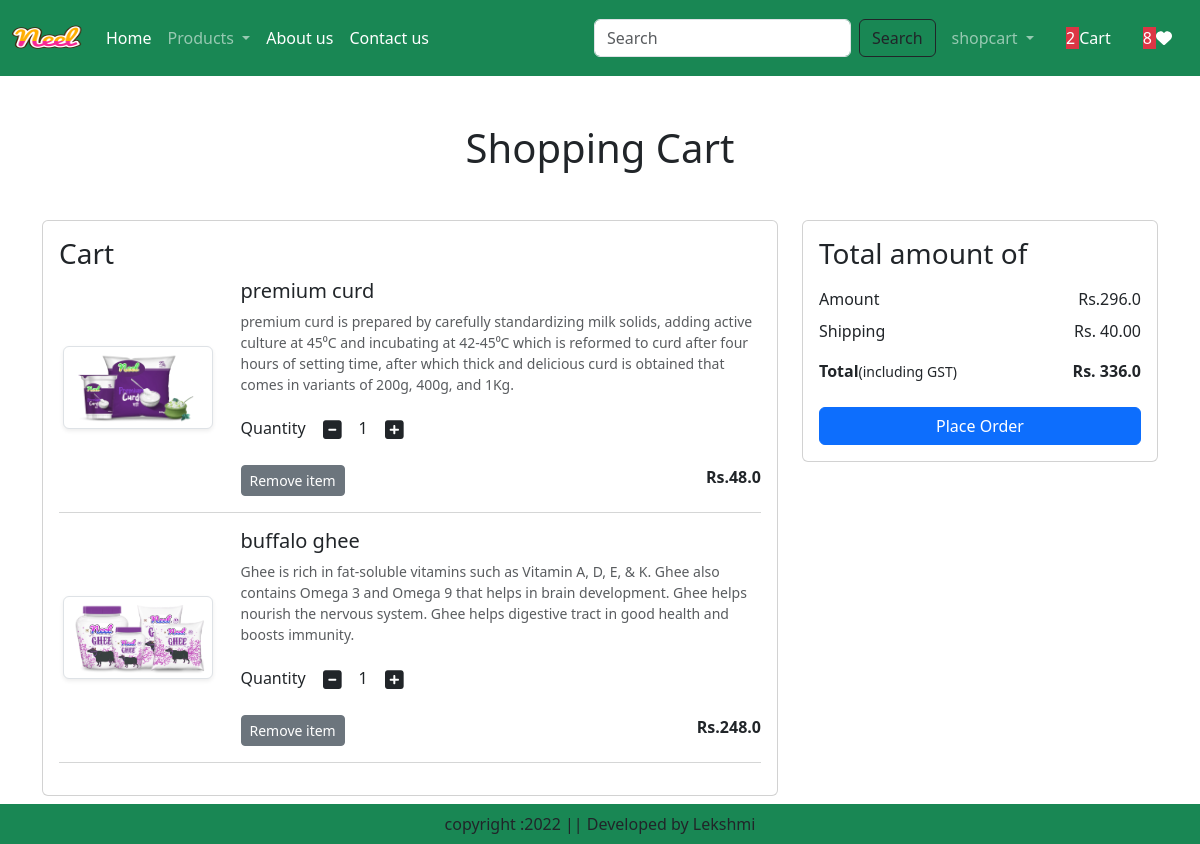
The app's page /cart/ (signed in) with its own data.
### shopapp/models.py (models this page shows, shortened)
class Cart(models.Model):
    user=models.ForeignKey(User,on_delete=models.CASCADE)
    product=models.ForeignKey(Product,on_delete=models.CASCADE)
    quantity=models.PositiveIntegerField(default=1)

class Product(models.Model):
    title=models.CharField(max_length=100)
    selling_price=models.FloatField()
    discounted_price=models.FloatField()
    description=models.TextField()
    composition=models.TextField(default='')
    prodapp=models.TextField(default='')
    category=models.CharField(choices=CATEGORY_CHOICES,max_length=2)
    product_image=models.ImageField(upload_to='product')

### shopapp/views.py (the view)
# urls.py: path("cart/",views.show_cart,name="showcart"),
@login_required
def show_cart(request):
    user=request.user
    cart=Cart.objects.filter(user=user)
    amount=0
    for p in cart:
        value=p.quantity * p.product.discounted_price
        amount=amount + value
    totalamount= amount + 40
    totalitem = 0
    wishitem=0
    if request.user.is_authenticated:
        totalitem = len(Cart.objects.filter(user=request.user))
        wishitem = len(Wishlist.objects.filter(user=request.user))
    return render(request,'addtocart.html',locals())

### shopapp/templates/addtocart.html (shortened to what this page needs)
{% extends 'base.html'%}
{% load static %}
{% block main-content %}
<div class="container my-5">
    <div class="row">
        {% if cart %}
        <h1 class="text-center mb-5">Shopping Cart</h1>
        <div class="col-sm-8 ">
            <div class="card ">
                <div class="card-body">
                    <h3>Cart</h3>
                    {% for item in cart %}
                    <div class="row">
                        <div class="col-sm-3 text-center align-self-center"><img src="{{item.product.product_image.url}}" alt="" srcset="" class="img-fluid img-thumbnail shadow-sm" height="150" width="150">
                        </div>
                        <div class="col-sm-9">
                            <div>
                                <h5>{{item.product.title}}</h5>
                                <p class="mb-2 text-muted small">{{item.product.description}}</p>
                                    <div class="my-3">
                                        <label for="quantity">Quantity</label>
                                        <a class="minus-cart btn" pid={{item.product.id}}><i class="fas fa-minus-square fa-lg"></i></a>
                                        <span id="quantity">{{item.quantity}}</span>
                                        <a class="plus-cart btn" pid={{item.product.id}}><i class="fas fa-plus-square fa-lg"></i></a>
                                    </div>
                                    <div class="d-flex justify-content-between">
                                        <a href="#" class="remove-cart btn btn-sm btn-secondary mr-3" pid={{item.product.id}}>Remove item</a>
                                        <p class="mb-0"><span><strong>Rs.{{item.product.discounted_price}}</strong></span></p>
                                    </div>
                            </div>
                    </div>
                </div>
            <hr class="text-muted">
            {% endfor %}
        </div>
    </div>
</div>
<div class="col-sm-4">
    <div class="card">
        <div class="card-body">
            <h3>Total amount of </h3>
            <ul class="list-group">
                <li class="list-group-item d-flex justify-content-between align-items-center border-0 px-0 pb-0">Amount<span id="amount">Rs.{{amount}}</span></li>
                <li class="list-group-item d-flex justify-content-between align-items-center border-0 px-0">Shipping<span>Rs. 40.00</span></li>
                <li class="list-group-item d-flex justify-content-between align-items-center border-0 px-0 mb-3">
                <div>
                    <strong>Total</strong><small>(including GST)</small>
                </div>
                    <span id="totalamount"><strong>Rs. {{totalamount}}</strong></span>
            </li>
            </ul>
            <div class="d-grid"><a href="{% url 'checkout' %}" class="btn btn-primary">Place Order</a></div>
        </div>
    </div>
</div>
{% else %}
   <h1 class="text-center mb-5">Cart is Empty</h1>
{% endif %}
</div>
</div>
{% endblock main-content %}

### shopapp/templates/base.html (shortened to what this page needs)
<!DOCTYPE html>
{% load static %}
<html lang="en">
<head>
    <link href="https://cdn.jsdelivr.net/npm/bootstrap@5.3.0-alpha1/dist/css/bootstrap.min.css" rel="stylesheet">
    <link rel="stylesheet" href="{% static 'app/css/owl.carousel.min.css' %}" />
    <link rel="stylesheet" href="{% static 'app/css/all.min.css' %}" />
    <link rel="stylesheet" href="{% static 'app/css/style.css' %}" />
</head>
<body>
    <nav class="navbar navbar-expand-lg navbar-dark bg-success">
        <div class="container-fluid">
          <a class="navbar-brand" href="#">
            <img src="{% static 'app/images/product/Neel.png' %}" width="70" height="50"/>
          </a>
          <div class="collapse navbar-collapse" id="navbarSupportedContent">
            <ul class="navbar-nav me-auto mb-2 mb-lg-0">
              {% if request.user.is_authenticated %}
              <li class="nav-item">
                <a class="nav-link active" aria-current="page" href="/">Home</a>
              </li>
              <li class="nav-item dropdown">
                <a class="nav-link dropdown-toggle" href="#" role="button" data-bs-toggle="dropdown" aria-expanded="false">
                  Products
                </a>
              </li>
              <li class="nav-item">
                <a class="nav-link text-white" href="{% url 'about' %}">About us</a>
              </li>
              <li class="nav-item">
                <a class="nav-link text-white" href="{% url 'contact' %}">Contact us</a>
              </li>
            </ul>
            <form class="d-flex" role="search" action="/search">
              <input class="form-control me-2" type="search" placeholder="Search" name="search" aria-label="Search">
              <button class="btn btn-outline-dark" type="submit">Search</button>
            </form>
          </div>
          <ul class="navbar-nav me-auto mb-2 mb-lg-0">
            <li class="nav-item dropdown mx-2">
                <a class="nav-link dropdown-toggle" href="#" role="button" data-bs-toggle="dropdown" aria-expanded="false">
                    {{request.user}}
                    </a>
            </li>
            <li class="nav-item mx-2">
                <a href="{% url 'showcart' %}" class="nav-link text-white"> <span class="budge bg-danger">{% if totalitem > 0 %} {{totalitem}} {% endif %}</span>Cart </a>
            </li>
            <li class="nav-item mx-2">
                <a href="#" class="nav-link text-white"><span class="budge bg-danger">{% if wishitem > 0 %} {{wishitem}} {% endif %}</span>    <i class="fa fa-heart"></i> </a>
            </li>
            {% endif %}
          </ul>
        </div>
      </nav>
      {% block main-content %} {% endblock main-content %}
      <footer class="container-fluid fixed-bottom bg-success text-center p-2 mt-5">
        copyright :2022 || Developed by Lekshmi
      </footer>
</body>
</html>

### records on screen
Cart: product.product_image (picture), product "premium curd", product.description "premium curd is prepared by carefully standardizing milk solids, adding active culture at 45⁰C and incubating at 42-45⁰C which is reformed to curd after four hours of setting time, after which thick and delicious curd is obtained that comes in variants of 200g, 400g, and 1Kg.", quantity "1", product.discounted_price "48.0"
Cart: product.product_image (picture), product "buffalo ghee", product.description "Ghee is rich in fat-soluble vitamins such as Vitamin A, D, E, & K. Ghee also contains Omega 3 and Omega 9 that helps in brain development. Ghee helps nourish the nervous system. Ghee helps digestive tract in good health and boosts immunity.", quantity "1", product.discounted_price "248.0"

### other values on screen
{{ request.user }} "shopcart"
{{ totalitem }} "2"
{{ wishitem }} "8"
{{ amount }} "296.0"
{{ totalamount }} "336.0"
